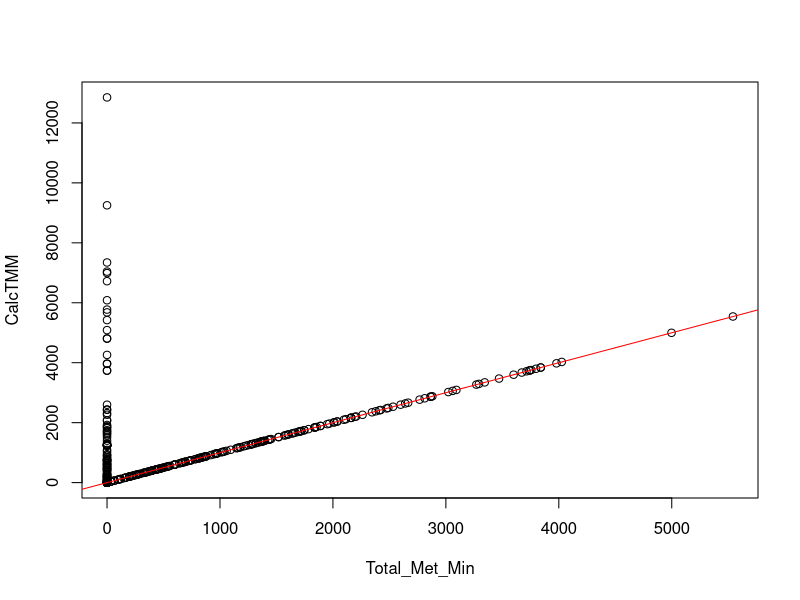
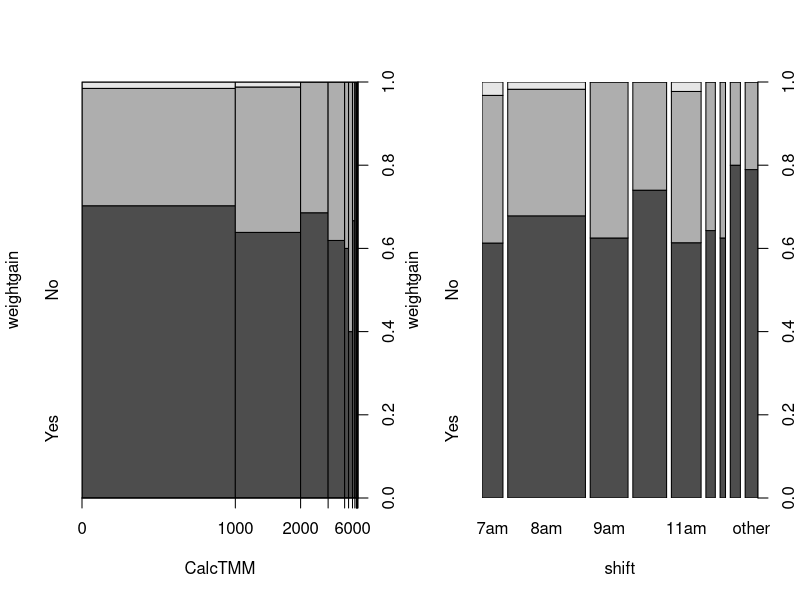
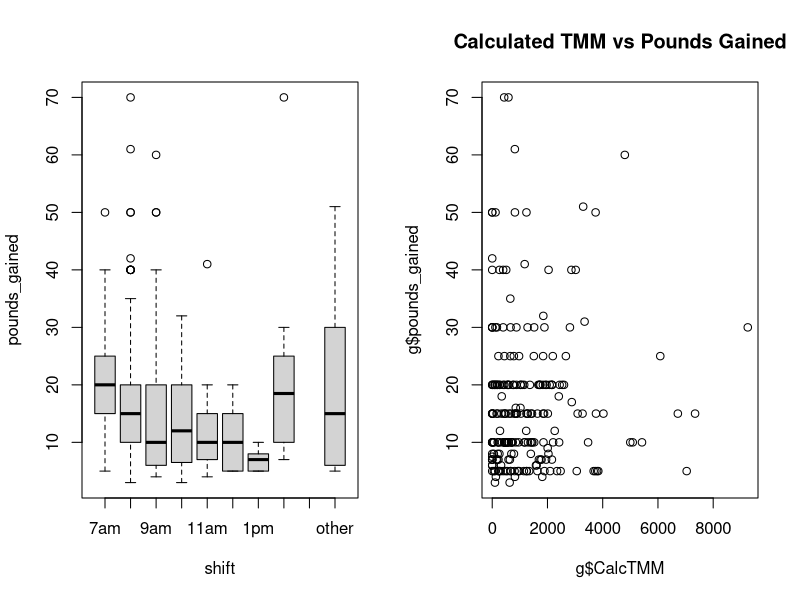
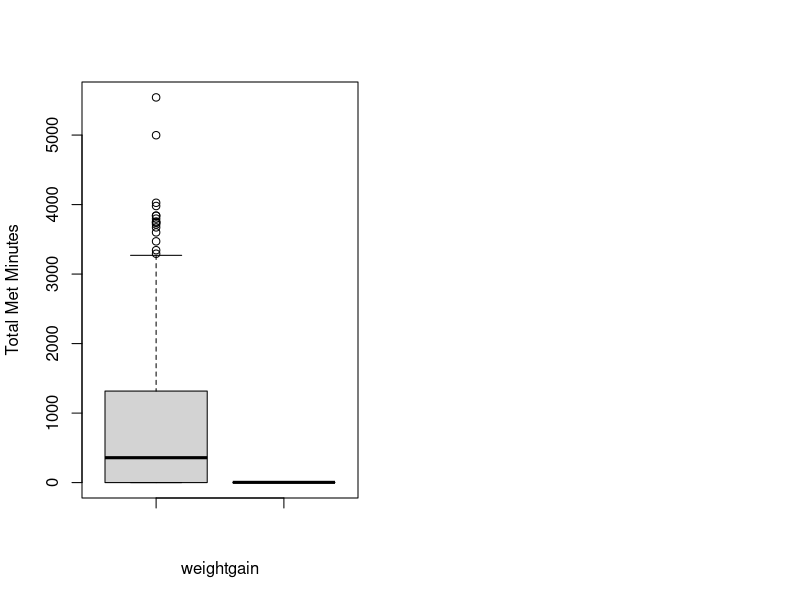
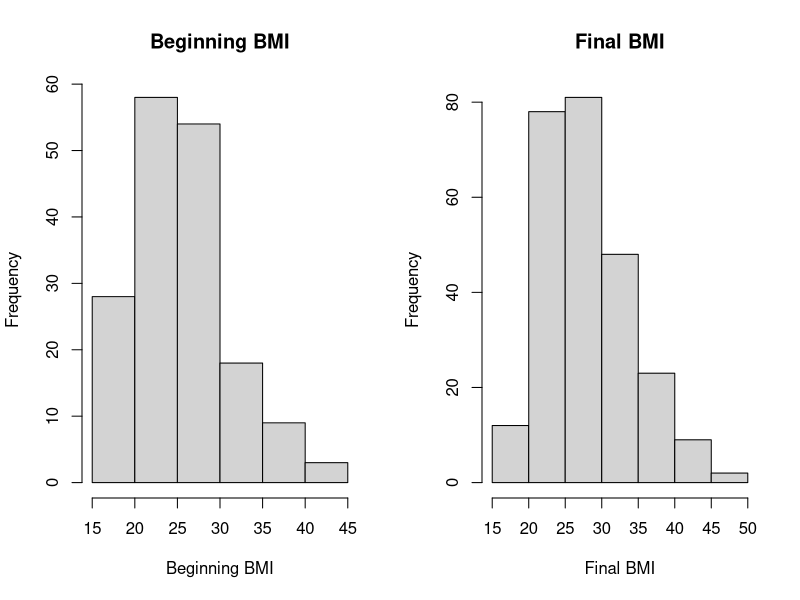
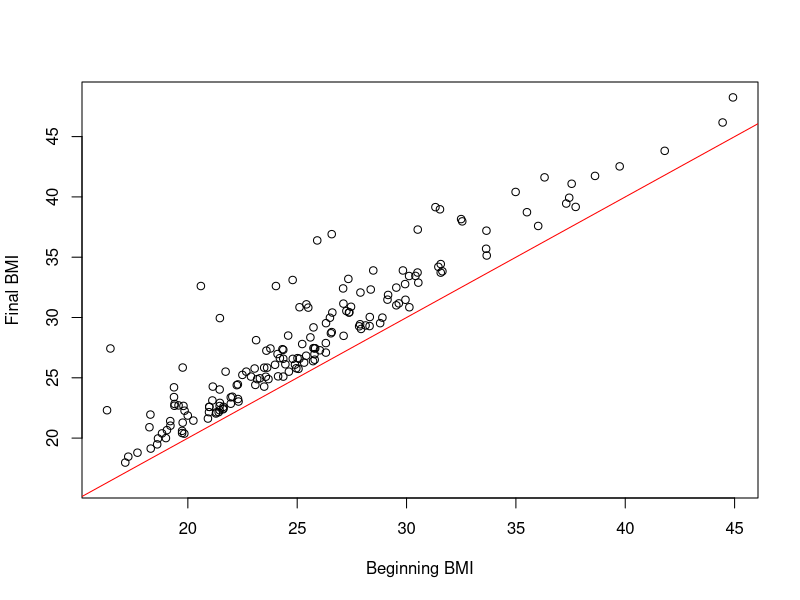
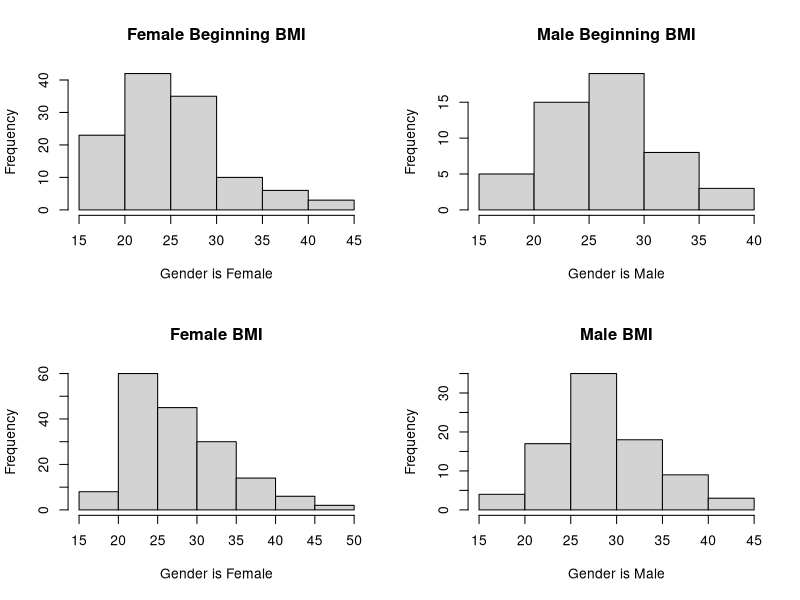
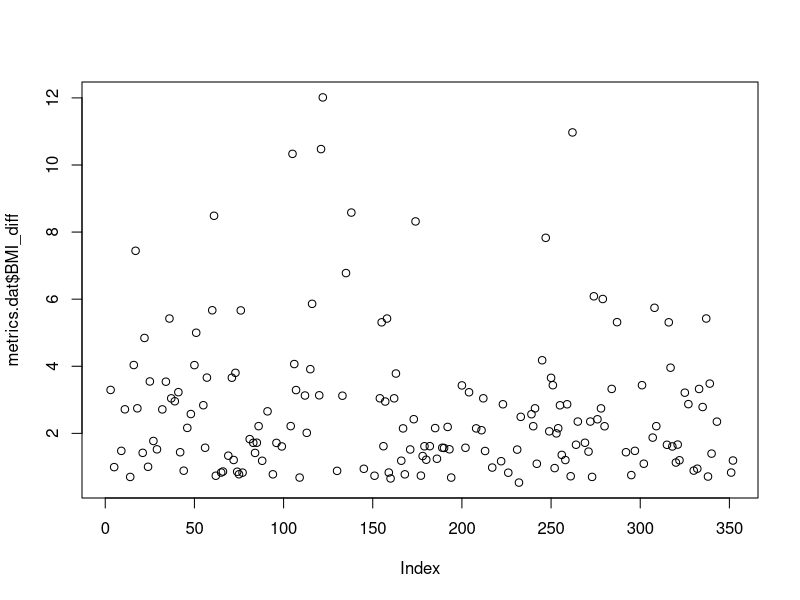

The R script that drew these images, in order: (Note: this script raises an error after producing the figures.)
## ---- chunk 1
knitr::opts_chunk$set(echo = TRUE)
## ---- chunk 2
metrics.dat <- read.csv('Practicum 1 Data.csv',header=TRUE)
metrics.dat <- metrics.dat[!is.na(metrics.dat$Snumber),]
## ---- chunk 3
#define constants to be used as column selection arguments
yellow <- c('shift','Total_Met_Min')
orange <- c('gender', 'Age', 'height', 'weightgain', 'lbs_gained', 'BMI', 'Vig.ex.Time', 'Mod.ex.time', 'Walk.ex.Time')
## ---- chunk 4
metrics.dat$Total_Met_Min[is.na(metrics.dat$Total_Met_Min)] <- 0
metrics.dat$CalcTMM <- with(metrics.dat, 8*Vig.ex.Time + 4*Mod.ex.time + 3.3*Walk.ex.Time)

plot(CalcTMM ~ Total_Met_Min,data=metrics.dat)
abline(0,1,col='red')
## ---- chunk 5
#determine 
unique(metrics.dat$shift)
## ---- chunk 6
metrics.dat$shift[metrics.dat$shift==''] <- 'other'
shift.levels <- c(paste(c(7:11),'am',sep=''),paste(c(12,1:2),'pm',sep=''),'other')
metrics.dat$shift <- factor(metrics.dat$shift,shift.levels)
summary(metrics.dat$shift)
## ---- chunk 7
metrics.dat$weightgain <- factor(metrics.dat$weightgain)
## ---- chunk 8
par(mfrow=c(1,2))
plot(weightgain ~ CalcTMM,data=metrics.dat)
plot(weightgain ~ shift,data=metrics.dat)
## ---- chunk 9
g <- subset(metrics.dat, metrics.dat$pounds_gained >0)
##par(mfrow=c(1,2))
#hist(g$pounds_gained,breaks=30)
#hist(log(g$pounds_gained),breaks=30)
#The column `pounds_gained` can be log transformed, to adjusted its skew.

## ---- chunk 10
#shift vs lbs gained
#$ts <- as.factor((g$shift))
#plot(g$ts,log(g$pounds_gained), ylab="pounds_gained", xlab="shift")
#plot(g$shift,g$shift)
#plot(as.factor(g$shift),log(g$pounds_gained), ylab="pounds_gained", ###xlab="shift")

#table(g$shift)
s <- ordered(g$shift, levels=c("7am","8am","9am","10am","11am","12pm","1pm","2pm","Missing","other"))
#boxplot(pounds_gained ~ s, data=g)
par(mfrow=c(1,2))
boxplot(pounds_gained ~ s, data=g, xlab="shift")

plot(g$CalcTMM, g$pounds_gained, main="Calculated TMM vs Pounds Gained")
#plot(g$CalcTMM, log(g$pounds_gained))
## ---- chunk 11
boxplot(metrics.dat$Total_Met_Min,as.factor(metrics.dat$weightgain), ylab="Total Met Minutes", xlab="weightgain")
## ---- chunk 12
# Calculate body weight at 8 months
metrics.dat['beginning_bweight'] <- metrics.dat$bweight - metrics.dat$pounds_gained

# Need to account for instances where body weight is not entered
metrics.dat$beginning_bweight[metrics.dat$beginning_bweight<='0'] <- '0'

# Take a look at all BMI values
unique(metrics.dat$BMI)

# Calculate beginning BMI -- internet tells me BMI=(weight/height^2) * 703
# Since height values ~60/65, I am assuming they are inches not meters
metrics.dat['beginning_bweight'] <- as.numeric(metrics.dat$beginning_bweight)
metrics.dat['beginning_BMI'] <- (metrics.dat$beginning_bweight / (metrics.dat$height)^2)*703

# ignore non-positive values
metrics.dat$beginning_BMI[is.nan(metrics.dat$beginning_BMI)] <- 0
metrics.dat$beginning_BMI[!is.finite(metrics.dat$beginning_BMI)] <- 0

# Take a look at all beginning_BMI values
unique(metrics.dat$beginning_BMI)

## ---- chunk 13
##Look at BMI in the beginning vs at the end

# convert to numeric for calculations
metrics.dat$beginning_BMI <- as.numeric(metrics.dat$beginning_BMI)

# Are the means different? --Yes, BMI is bigger than beginning_BMI
mean(metrics.dat$beginning_BMI)
mean(metrics.dat$BMI)
## ---- chunk 14
#From the histograms of the employees' beginning BMI and the employees' final BMI, we see that there is a slight shift to the right in the frequencies in the histogram for Final BMI. This suggests to us that there were higher numbers of higher BMI among the employees. If BMI is used as our response variable, we will look greater at the relationship between beginning BMI and final BMI, as well as the relationship between shift and BMI, and total metabolic minutes and BMI, respectively. 

# Visualize the columns
par(mfrow=c(1,2))

metrics.dat$beginning_BMI[metrics.dat$beginning_BMI==0] <- NA
hist(as.numeric(metrics.dat$beginning_BMI),main='Beginning BMI', xlab='Beginning BMI')

metrics.dat$BMI[metrics.dat$BMI==0] <- NA
hist(as.numeric(metrics.dat$BMI), main='Final BMI', xlab='Final BMI')
## ---- chunk 15
# reset par() 
dev.off()
## ---- chunk 16
# Look at relationship between BMI and beginning BMI -- appears that BMI only increases or stays the same over time
plot(metrics.dat$beginning_BMI, metrics.dat$BMI, xlab='Beginning BMI', ylab='Final BMI')
abline(0,1,col='red')
## ---- chunk 17
#The following histograms aim to see if there is any apparent relationship between gender and BMI gain in this dataset. It appears there is a difference in histogram shapes for female beginning BMI and female final BMI. If BMI is chosen to be the response variable, these variables will be looked at more closely to determine if there is a positive/negative relationship.

# To view all plots together
par(mfrow=c(2,2))

# Female Beginning BMI
hist((metrics.dat[which(metrics.dat$gender=='Female'), 'beginning_BMI']), main="Female Beginning BMI", xlab='Gender is Female')

# Male Beginning BMI
hist((metrics.dat[which(metrics.dat$gender=='Male'), 'beginning_BMI']), main="Male Beginning BMI", xlab='Gender is Male')

# Female BMI
hist((metrics.dat[which(metrics.dat$gender=='Female'), 'BMI']), main="Female BMI", xlab='Gender is Female')

# Male BMI
hist((metrics.dat[which(metrics.dat$gender=='Male'), 'BMI']), main="Male BMI", xlab='Gender is Male')

## ---- chunk 18
# return to default par() options
dev.off()
## ---- chunk 19
# Create a BMI_diff column to show BMI change over the 8 months
metrics.dat['BMI_diff'] <- metrics.dat$BMI - metrics.dat$beginning_BMI

max(metrics.dat$BMI_diff)
min(metrics.dat$BMI_diff)

# need to look at this without the zeros that are from not having BMI values
plot(metrics.dat$BMI_diff)
## ---- chunk 20
# Were the BMI calculations correct?
# BMI = (weight/height^2)*703
temp <- ''
temp <- ((metrics.dat$bweight)/(metrics.dat$height)^2)*703

plot(temp, metrics.dat$BMI)
abline(0,1,col='red')
## ---- chunk 21
par(mfrow=c(1,2))
plot(metrics.dat$shift, metrics.dat$BMI_diff, xlab='Shift', ylab='Difference in BMI')

plot(metrics.dat$CalcTMM, metrics.dat$BMI_diff, xlab='CalcTMM', ylab='Difference in BMI')
## ---- chunk 22
plot(metrics.dat$gender,metrics.dat$BMI_diff)
## ---- chunk 23
par(mfrow=c(1,2))
plot(metrics.dat$beginning_BMI,metrics.dat$lbs_gained)
plot(metrics.dat$lbs_gained,metrics.dat$BMI_diff)
## ---- chunk 24
summary(metrics.dat[,c(yellow,orange)])
## ---- chunk 25
metrics.dat$gender[metrics.dat$gender==''] <- 'Missing'
metrics.dat$weightgain[metrics.dat$weightgain==''] <- 'Missing'
unique(metrics.dat$gender)
unique(metrics.dat$weightgain)
## ---- chunk 26
metrics.dat$shift <- factor(metrics.dat$shift)
metrics.dat$gender <- factor(metrics.dat$gender)
metrics.dat$weightgain <- factor(metrics.dat$weightgain)
## ---- chunk 27
metrics.dat[is.na(metrics.dat)] <- 0
## ---- chunk 28
pairs(metrics.dat[,c(yellow,orange)])
